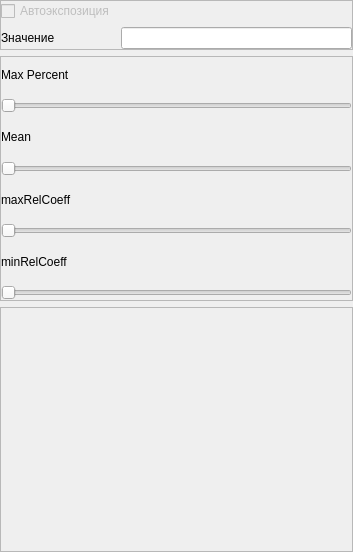
             <widget class="QWidget" name="autoExposurePage">
              <property name="geometry">
               <rect>
                <x>0</x>
                <y>0</y>
                <width>353</width>
                <height>552</height>
               </rect>
              </property>
              <attribute name="label">
               <string>Автоэкспозиция</string>
              </attribute>
              <layout class="QVBoxLayout" name="verticalLayout_19">
               <property name="leftMargin">
                <number>0</number>
               </property>
               <property name="topMargin">
                <number>0</number>
               </property>
               <property name="rightMargin">
                <number>0</number>
               </property>
               <property name="bottomMargin">
                <number>0</number>
               </property>
               <item>
                <widget class="QFrame" name="autoExposureFrame">
                 <property name="enabled">
                  <bool>true</bool>
                 </property>
                 <property name="sizePolicy">
                  <sizepolicy hsizetype="Preferred" vsizetype="Fixed">
                   <horstretch>0</horstretch>
                   <verstretch>0</verstretch>
                  </sizepolicy>
                 </property>
                 <property name="frameShape">
                  <enum>QFrame::StyledPanel</enum>
                 </property>
                 <property name="frameShadow">
                  <enum>QFrame::Raised</enum>
                 </property>
                 <layout class="QFormLayout" name="formLayout">
                  <property name="formAlignment">
                   <set>Qt::AlignLeading|Qt::AlignLeft|Qt::AlignTop</set>
                  </property>
                  <property name="leftMargin">
                   <number>0</number>
                  </property>
                  <property name="topMargin">
                   <number>0</number>
                  </property>
                  <property name="rightMargin">
                   <number>0</number>
                  </property>
                  <property name="bottomMargin">
                   <number>0</number>
                  </property>
                  <item row="0" column="0">
                   <widget class="QCheckBox" name="autoExposureCheckBox">
                    <property name="enabled">
                     <bool>false</bool>
                    </property>
                    <property name="text">
                     <string>Автоэкспозиция</string>
                    </property>
                   </widget>
                  </item>
                  <item row="1" column="0">
                   <widget class="QLabel" name="autoExposureValLabel">
                    <property name="text">
                     <string>Значение</string>
                    </property>
                   </widget>
                  </item>
                  <item row="1" column="1">
                   <widget class="QLineEdit" name="autoExposureValLineEdit">
                    <property name="readOnly">
                     <bool>true</bool>
                    </property>
                   </widget>
                  </item>
                 </layout>
                </widget>
               </item>
               <item>
                <widget class="QFrame" name="autoExposureSettingsFrame">
                 <property name="sizePolicy">
                  <sizepolicy hsizetype="Preferred" vsizetype="Fixed">
                   <horstretch>0</horstretch>
                   <verstretch>0</verstretch>
                  </sizepolicy>
                 </property>
                 <property name="maximumSize">
                  <size>
                   <width>16777215</width>
                   <height>300</height>
                  </size>
                 </property>
                 <property name="frameShape">
                  <enum>QFrame::StyledPanel</enum>
                 </property>
                 <property name="frameShadow">
                  <enum>QFrame::Raised</enum>
                 </property>
                 <layout class="QGridLayout" name="gridLayout_8">
                  <property name="leftMargin">
                   <number>0</number>
                  </property>
                  <property name="topMargin">
                   <number>0</number>
                  </property>
                  <property name="rightMargin">
                   <number>0</number>
                  </property>
                  <property name="bottomMargin">
                   <number>0</number>
                  </property>
                  <item row="0" column="0">
                   <widget class="QLabel" name="maxPercentLabel">
                    <property name="text">
                     <string>Max Percent</string>
                    </property>
                   </widget>
                  </item>
                  <item row="8" column="0">
                   <widget class="QSlider" name="minRelCoeffHSlider">
                    <property name="enabled">
                     <bool>false</bool>
                    </property>
                    <property name="orientation">
                     <enum>Qt::Horizontal</enum>
                    </property>
                   </widget>
                  </item>
                  <item row="5" column="0">
                   <widget class="QLabel" name="maxRelCoeffLabel">
                    <property name="text">
                     <string>maxRelCoeff</string>
                    </property>
                   </widget>
                  </item>
                  <item row="7" column="0">
                   <widget class="QLabel" name="minRelCoeffLabel">
                    <property name="text">
                     <string>minRelCoeff</string>
                    </property>
                   </widget>
                  </item>
                  <item row="3" column="0">
                   <widget class="QLabel" name="meanLabelHSlider">
                    <property name="text">
                     <string>Mean</string>
                    </property>
                   </widget>
                  </item>
                  <item row="6" column="0">
                   <widget class="QSlider" name="maxRelCoeffHSlider">
                    <property name="enabled">
                     <bool>false</bool>
                    </property>
                    <property name="orientation">
                     <enum>Qt::Horizontal</enum>
                    </property>
                   </widget>
                  </item>
                  <item row="2" column="0">
                   <widget class="QSlider" name="maxPercentHSlider">
                    <property name="enabled">
                     <bool>false</bool>
                    </property>
                    <property name="orientation">
                     <enum>Qt::Horizontal</enum>
                    </property>
                   </widget>
                  </item>
                  <item row="4" column="0">
                   <widget class="QSlider" name="meanHSlider">
                    <property name="enabled">
                     <bool>false</bool>
                    </property>
                    <property name="orientation">
                     <enum>Qt::Horizontal</enum>
                    </property>
                   </widget>
                  </item>
                 </layout>
                </widget>
               </item>
               <item>
                <widget class="QFrame" name="stubFrame">
                 <property name="frameShape">
                  <enum>QFrame::StyledPanel</enum>
                 </property>
                 <property name="frameShadow">
                  <enum>QFrame::Raised</enum>
                 </property>
                 <layout class="QHBoxLayout" name="horizontalLayout_3"/>
                </widget>
               </item>
              </layout>
             </widget>
